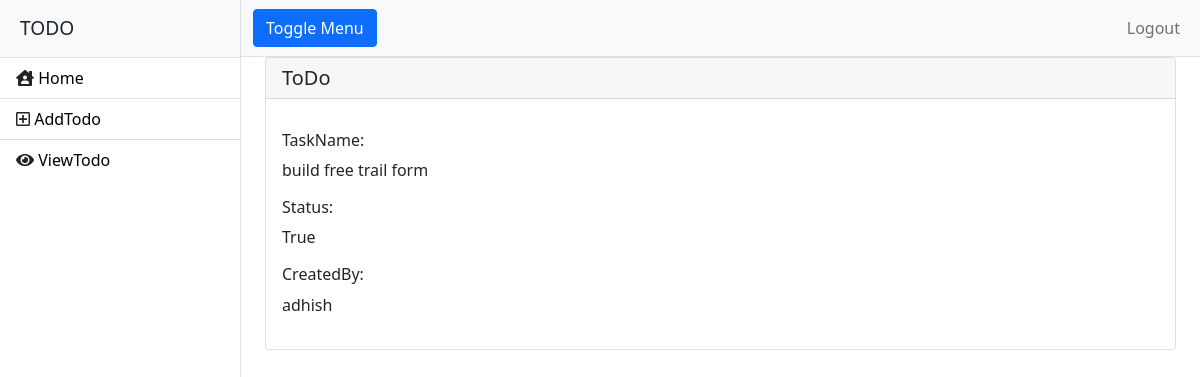
Page /todoapp/todos/3 on the committed database.
### todoapp/models.py (models this page shows, shortened)
class ToDoCreate(models.Model):
    task_name=models.CharField(max_length=30)
    completed=models.ForeignKey(Completed,on_delete=models.CASCADE,null=True)
    created_by=models.CharField(max_length=25)

class Completed(models.Model):
    completed=models.CharField(max_length=10,unique=True)
    def __str__(self):
        return self.completed

### todoapp/views.py (the view)
# urls.py: path('todos/<int:id>', views.todo_detail, name="tododetail"),
def todo_detail(request,id):
    todo=ToDoCreate.objects.get(id=id)
    context={}
    context["todo"]=todo
    return render(request,"user/todo_detail.html",context)

### todoapp/templates/user/todo_detail.html (shortened to what this page needs)
<!DOCTYPE html>
{%extends 'user/base.html'%}
{%block body_block%}
<body>
<div class="container">
    <div class="card">
  <h5 class="card-header">ToDo</h5>
  <div class="card-body">
    <p class="card-text"><h6 style="text-bold">TaskName:</h6>{{todo.task_name}}</p>
      <p class="card-text"><h6 style="text-bold">Status:</h6>{{todo.completed}}</p>
    <p class="card-text"><h6 style="text-bold">CreatedBy:</h6>{{todo.created_by}}</p>
  </div>
</div>
</div>
</body>
{%endblock%}

### rows in the picture
ToDoCreate: task_name "build free trail form", completed "True", created_by "adhish"
